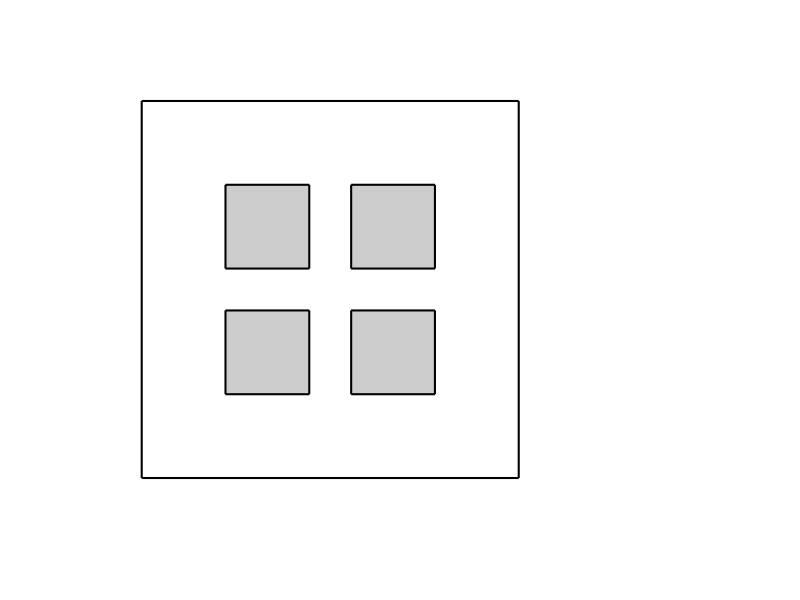

Write MATLAB code to recreate this figure. (Note: this script raises an error after producing the figure.)
load('Online.mat');


environment_min_x = min(environment{1}(:,1));
environment_max_x = max(environment{1}(:,1));
environment_min_y = min(environment{1}(:,2));
environment_max_y = max(environment{1}(:,2));
X_MIN = environment_min_x-0.1*(environment_max_x-environment_min_x);
X_MAX = environment_max_x+0.1*(environment_max_x-environment_min_x);
Y_MIN = environment_min_y-0.1*(environment_max_y-environment_min_y);
Y_MAX = environment_max_y+0.1*(environment_max_y-environment_min_y);



%Clear plot and form window with desired properties
clf; hold on;
axis equal; axis off; axis([X_MIN X_MAX+4 Y_MIN Y_MAX]);


%% Plot Environment
patch( environment{1}(:,1) , environment{1}(:,2) , 0.1*ones(1,length(environment{1}(:,1)) ) , ...
    'w' , 'linewidth' , 1.5 );
for i = 2 : size(environment,2)
    patch( environment{i}(:,1) , environment{i}(:,2) , 0.1*ones(1,length(environment{i}(:,1)) ) , ...
        'k' , 'EdgeColor' , [0 0 0] , 'FaceColor' , [0.8 0.8 0.8] , 'linewidth' , 1.5 );
end
%%





current_x = Record_path_Agent(1,:);    
current_y = Record_path_Agent(2,:);     

sensor_x =  Record_path_Opponent(1,:); 
sensor_y =  Record_path_Opponent(2,:);  




Teammate = Assets; 
Teammate_detected = zeros(1,5);
TeammatePenalty = Negtive_Asset;
Teammate_detected = zeros(size(Assets,1),1);

Updated_Negtive_Reward = Negtive_Reward;



% Total_scan = false(Resolution*ENV_SIZE1, Resolution*ENV_SIZE2);
reward_step = 0;
Total_scan = false(Resolution*ENV_SIZE1, Resolution*ENV_SIZE2);
reward_step = 0;
CurrentPenalty = 0;


V{1} = visibility_polygon( [current_x(1) current_y(1)] , environment , epsilon , snap_distance );
W{1} = visibility_polygon( [sensor_x(1) sensor_y(1)] , environment , epsilon , snap_distance );
Total_visiable{1} =  V;

Ne_Total = 0;

if  in_environment( [sensor_x(1) sensor_y(1)] , V , epsilon )
    
    sensor_detect_indicator(1) = 1;
else
    sensor_detect_indicator(1)= 0;
end

for k = 1:size(Assets,1)
    plot3(Assets(k,1),Assets(k,2), 0.3 , ...
        'p' , 'Markersize' , 16, 'MarkerFaceColor' , [0.9,0.8,0.7],'MarkerFaceColor','r','MarkerEdgeColor','r' );
end



for ii= 1: max(size(current_x))
    
    TeammatePenalty = Negtive_Asset;
    Updated_Negtive_Reward = Negtive_Reward;
    
    observer_x = current_x(ii);
    observer_y = current_y(ii);
    %Make sure the current point is in the environment
    if  in_environment( [observer_x observer_y] , environment , epsilon )
        
        %             Clear plot and form window with desired properties
        clf;  hold on;
        axis equal;
        axis off; axis([X_MIN X_MAX Y_MIN Y_MAX+6]);
        
        %Plot environment
        patch( environment{1}(:,1) , environment{1}(:,2) , 0.1*ones(1,length(environment{1}(:,1)) ) , ...
            'w' , 'linewidth' , 1.5 );
        for i = 2 : size(environment,2)
            patch( environment{i}(:,1) , environment{i}(:,2) , 0.1*ones(1,length(environment{i}(:,1)) ) , ...
                'k' , 'EdgeColor' , [0 0 0] , 'FaceColor' , [0.8 0.8 0.8] , 'linewidth' , 0.1 );
        end
        
        
        
        %             Plot observer
        plot3( observer_x , observer_y , 0.3 , ...
            'o' , 'Markersize' , 15 , 'MarkerEdgeColor' , 'k' , 'MarkerFaceColor' , 'r' );
        hold on
        
        
        W{1} = visibility_polygon( [sensor_x(ii) sensor_y(ii)] , environment , epsilon , snap_distance );
        V{1} = visibility_polygon( [observer_x observer_y] , environment , epsilon , snap_distance );
        
        
        %sensor polygon
        
        Area_sensor = polyarea(W{1}(:,1),W{1}(:,2));
        patch( W{1}(:,1) , W{1}(:,2) , 0.1*ones( size(W{1},1) , 1 ) , ...
            [0.7,0.7,0.9] , 'LineStyle' , 'none' );
        %         plot3( W{1}(:,1) , W{1}(:,2) , 0.1*ones( size(W{1},1) , 1 ) , ...
        %             'y*' , 'Markersize' , 5 );
        plot3( sensor_x(ii) , sensor_y(ii) , 0.3 , ...
            's' , 'Markersize' , 15, 'MarkerFaceColor' , [0.9,0.8,0.7],'MarkerFaceColor','b','MarkerEdgeColor','b' );
        
        
        %total polygon
        
        Total_visiable{ii} =  V;
        
        for k = 1:ii-1
            tpatch = patch( Total_visiable{k}{1}(:,1) , Total_visiable{k}{1}(:,2) , 0.1*ones( size(Total_visiable{k}{1},1) , 1 ) , ...
                [0.9,0.8,0.8] , 'LineStyle' , 'none' );
            alpha(tpatch,0.6)
        end
        
        %Compute and plot visibility polygon
        
        Area = polyarea(V{1}(:,1),V{1}(:,2));
        
        vpatch= patch( V{1}(:,1) , V{1}(:,2) , 0.1*ones( size(V{1},1) , 1 ) , ...
            [0.9,0.5,0.5],'LineStyle' , 'none' );
        %         plot3( V{1}(:,1) , V{1}(:,2) , 0.1*ones( size(V{1},1) , 1 ) , ...
        %             'b*' , 'Markersize' , 5 );
        alpha(vpatch, 0.6)
        
        
        hold on
        
        for k = 1:size(Assets,1)
            if sensor_x(ii) == Assets(k,1) && sensor_y(ii) ==  Assets(k,2)
                Teammate_detected(k) = 1;
                CurrentPenalty = 1;
            end
        end

        for k = 1:size(Assets,1)
            if Teammate_detected(k) == 0
                plot3(Assets(k,1),Assets(k,2), 0.3 , ...
                    'p' , 'Markersize' , 16, 'MarkerFaceColor' , [0.9,0.8,0.7],'MarkerFaceColor','r','MarkerEdgeColor','r' );
            end
        end

        



        %%overlap area
        x1= V{1}(:,1);
        y1= V{1}(:,2);
        b1 = poly2mask(Resolution*x1,Resolution*y1,Resolution*ENV_SIZE1, Resolution*ENV_SIZE2);
        areaImage = bwarea(b1);
        Total_scan = b1 | Total_scan;
        reward_step(ii) = bwarea(Total_scan)/Resolution^2;
        

        
        
              
        
    end
    
    
    if  in_environment( [sensor_x(ii) sensor_y(ii)] , V , epsilon )
        sensor_detect_indicator(ii) = Updated_Negtive_Reward;
    else
        sensor_detect_indicator(ii)= 0;
    end
    if ii >= 2
        
        txt1 = ['T = ',num2str(ii)];
        text(X_MAX/2-1,Y_MAX+5,txt1,'FontSize',20)
        
        txt2 = ['Region Exploration:  Total Reward=',num2str(reward_step(ii)), ', Current Reward =',num2str(reward_step(ii) - reward_step(ii-1))];
        text(X_MIN+4,Y_MAX+4,txt2,'FontSize',20)
        
        txt3 = ['Agent Observation: Total Penalty = ',num2str(sum(sensor_detect_indicator(1:ii))),', Current Penalty =', num2str(sensor_detect_indicator(ii))];
        text(X_MIN+4,Y_MAX+3,txt3,'FontSize',20)
        
        txt4 = ['Assets Captured: Total Penalty = ',num2str(TeammatePenalty*sum(Teammate_detected)),', Current Penalty =', num2str(TeammatePenalty*CurrentPenalty)];
        text(X_MIN+4,Y_MAX+2,txt4,'FontSize',20)
        
        txt5 = ['Combined: Total Reward = ',num2str(reward_step(ii)- sum(sensor_detect_indicator(1:ii))...
            -(TeammatePenalty*sum(Teammate_detected))),', Current Reward =', num2str(reward_step(ii) - reward_step(ii-1)- ...
            (sensor_detect_indicator(ii)) - (TeammatePenalty*CurrentPenalty))];
        text(X_MIN+4,Y_MAX+1,txt5,'FontSize',20)
        
        CurrentPenalty = 0;
    
    
    plot3(sensor_x(1:ii-1),sensor_y(1:ii-1),0.1*ones( max(size(sensor_x(1:ii-1))) , 1 ),'b','LineWidth',5)
    plot3(sensor_x(ii-1:ii),sensor_y(ii-1:ii),0.1*ones( max(size(sensor_x(ii-1:ii))) , 1 ),':b','LineWidth',5)
    plot3(current_x(1:ii-1),current_y(1:ii-1),0.1*ones( max(size(current_x(1:ii-1))) , 1 ),'r','LineWidth',5)
    plot3(current_x(ii-1:ii),current_y(ii-1:ii),0.1*ones( max(size(current_x(ii-1:ii))) , 1 ),':r','LineWidth',5)
    pause(0.1)
    end
    hold off
    %
         mov(ii) = getframe(gca);
         jj = ii;
    %      imwrite(mov(ii),sprintf('High%d.jpg',jj))
    
        %sensor the next point
        fname = sprintf('save_figure/DM1%d.png', ii);
        saveas(gcf,fname)
    % %
%    
    
end




